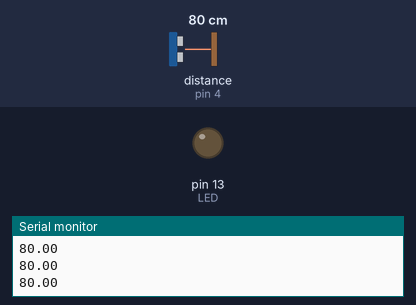
A sketch run on a simulated Arduino Uno, built with avr-gcc and run on an emulated ATmega328P. Parts: output pins drawn as LEDs (lit = HIGH), the last lines printed to the serial monitor. Wiring (inferred from the names in the program): ultrasonic range finder: trigger pin 8; echo pin 4. Inputs (shaded band) come from the test bench; at power-on: distance to the obstacle (sensor on pin 4) 80 cm. The echo pulse lasts 58.3 µs per cm; pins used as bus, display or sensor lines are not drawn.

Above: at 1.2 s.
1.3 s: distance to the obstacle (sensor on pin 4) set to 11 cm
2.8 s: distance to the obstacle (sensor on pin 4) set to 8 cm
At 4.0 s:
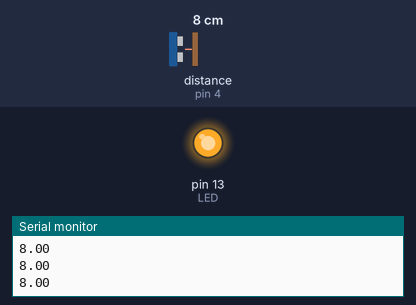
4.3 s: distance to the obstacle (sensor on pin 4) set to 18 cm
At 5.2 s:
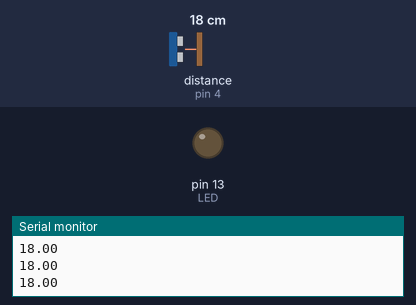
5.8 s: distance to the obstacle (sensor on pin 4) set to 2 cm
At 6.1 s:
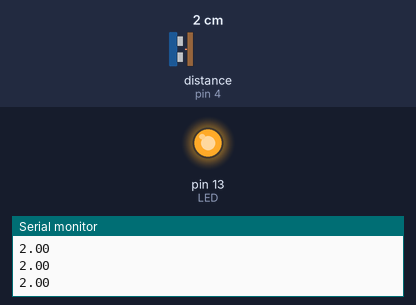
Timing chart, 0 to 8.3 s (numbered marks = the images above; inputs shaded):
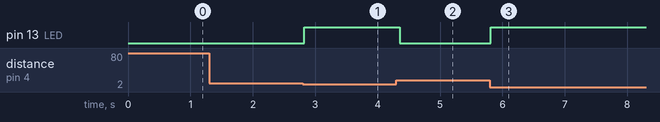

Measured:
- the behaviour switches between 10 and 9 cm on distance to the obstacle (sensor on pin 4) (found by bisection; images 0 and 1)
- after the input at 2.8 s, pin 13 (LED): LOW → HIGH at once
- after the input at 4.3 s, pin 13 (LED): HIGH → LOW after 0.05 s
- after the input at 5.8 s, pin 13 (LED): LOW → HIGH at once

The sketch:

Lab5_UltrasonicSensor.ino
```cpp
int Trigger = 8;
int Echo = 4;
unsigned long startTime = 0;
unsigned long returnTime = 0;
int LED = 13;

void setup() {
  // put your setup code here, to run once:
pinMode (Trigger, OUTPUT);
pinMode (Echo, INPUT);
pinMode (LED, OUTPUT);
Serial.begin(9600);
}

void loop() {
  // put your main code here, to run repeatedly:
digitalWrite(Trigger, HIGH);
delayMicroseconds(15);
digitalWrite(Trigger, LOW);
int e = digitalRead(Echo);
while(e == LOW)
{
  e = digitalRead(Echo);
}
startTime = micros();
//Serial.print("sTime = ");
//Serial.println(startTime);
while(e == HIGH)
{
  e = digitalRead(Echo);
}
returnTime = micros();
//Serial.print("rTime = ");
//Serial.println(returnTime);

unsigned long totalTime = returnTime - startTime;
float distance = totalTime / 58;
if (distance < 10){
  digitalWrite(LED, HIGH);
}
else
{
  digitalWrite(LED, LOW);
}
Serial.println(distance);
delay(75);
}
```
